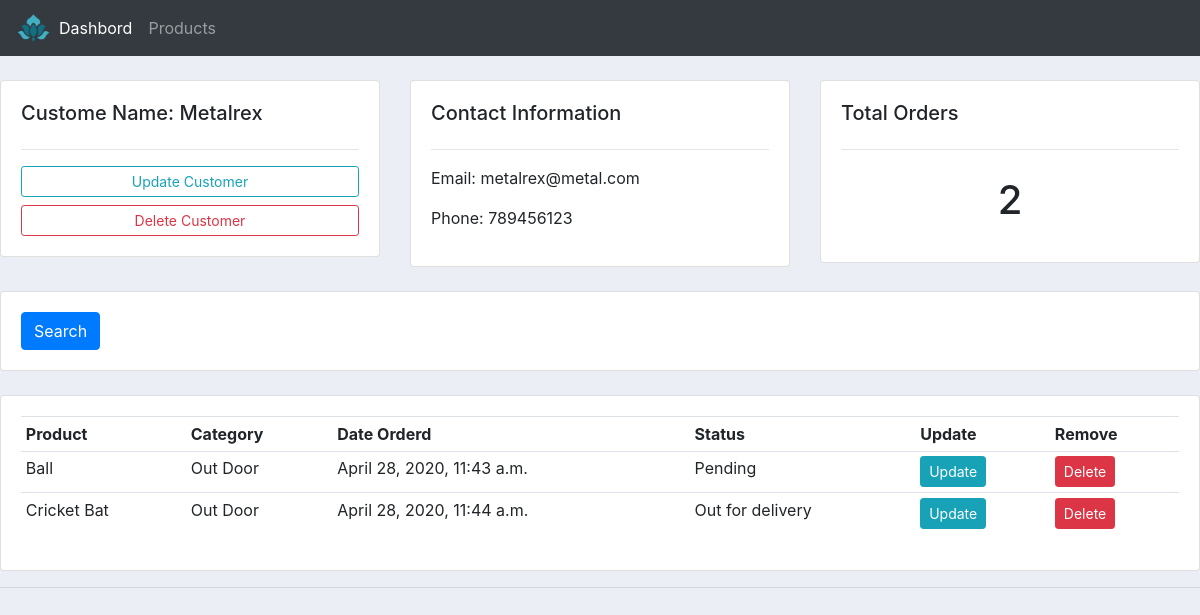
The app's page /customer/2/ with its own data.
### eway/models.py (models this page shows, shortened)
class Customer(models.Model):
	name = models.CharField(max_length = 100,null = True)
	phone = models.CharField(max_length = 10,null = True)
	email = models.EmailField(max_length = 100,null = True)
	date_created = models.DateTimeField(auto_now_add = True,null = True)

class Order(models.Model):
	STATUS = (
			('Pending', 'Pending'),
			('Out for delivery', 'Out for delivery'),
			('Delivered', 'Delivered'),
			)
	customer = models.ForeignKey(Customer, null = True,on_delete= models.SET_NULL)
	product = models.ForeignKey(Product, null = True,on_delete= models.SET_NULL)
	date_created = models.DateTimeField(auto_now_add=True, null=True)
	status = models.CharField(max_length=200, null=True, choices=STATUS)

class Product(models.Model):
	CATEGORY = (
			('Indoor', 'Indoor'),
			('Out Door', 'Out Door'),
			)
	product_name = models.CharField(max_length = 100,null = True)
	price = models.FloatField(null = True)
	category = models.CharField(max_length=200, null=True, choices=CATEGORY)
	description = models.CharField(max_length = 200,null = True)
	date_created =  models.DateTimeField(auto_now_add = True,null = True)
	tags = models.ManyToManyField(Tag)
	def __str__(self):
		return self.product_name

### eway/views.py (the view)
# urls.py: path('customer/<str:pk_test>/',customer,name = 'customer'),
def customer(request,pk_test):
	customer = Customer.objects.get(id=pk_test)
	orders = customer.order_set.all()# Relationship Used
	order_count = orders.count()
	context = {'customer':customer, 'orders':orders, 'order_count':order_count}
	return render(request,'eway/customer.html',context)

### eway/templates/eway/customer.html
{% extends 'eway/index.html' %}
{% block content %}
<br>
<div class="row">
	<div class="col-md">
		<div class="card card-body">
			<h5>Custome Name: {{customer.name}}</h5>
			<hr>
			<a class="btn btn-outline-info  btn-sm btn-block" href="">Update Customer</a>
			<a class="btn btn-outline-danger  btn-sm btn-block" href="">Delete Customer</a>
		</div>
	</div>
	<div class="col-md">
		<div class="card card-body">
			<h5>Contact Information</h5>
			<hr>
			<p>Email: {{customer.email}} </p>
			<p>Phone: {{customer.phone}}</p>
		</div>
	</div>
	<div class="col-md">
		<div class="card card-body">
			<h5>Total Orders</h5>
			<hr>
			<h1 style="text-align: center;padding: 10px">{{order_count}}</h1>
		</div>
	</div>
</div>
<br>
<div class="row">
	<div class="col">
		<div class="card card-body">
			<form method="get">
		    <button class="btn btn-primary" type="submit">Search</button>
		  </form>
		</div>
	</div>
</div>
<br>
<div class="row">
	<div class="col-md">
		<div class="card card-body">
			<table class="table table-sm">
				<tr>
					<th>Product</th>
					<th>Category</th>
					<th>Date Orderd</th>
					<th>Status</th>
					<th>Update</th>
					<th>Remove</th>
				</tr>
				{% for i in orders %}
					<tr>
						<td>{{i.product}}</td>
						<td>{{i.product.category}}</td>
						<td>{{i.date_created}}</td>
						<td>{{i.status}}</td>
						<td><a class="btn btn-sm btn-info" href="{% url 'update_order' i.id %}">Update</a></td>
						<td><a class="btn btn-sm btn-danger"href="{% url 'delete_order' i.id %}">Delete</a></td>
					</tr>
				{% endfor %}
			</table>
		</div>
	</div>
</div>
{% endblock %}

### static/css/main.css (style rules this page uses)
body { background-color: #ebeff5; }

### records on screen
Customer: name "Metalrex", email "metalrex@metal.com", phone "789456123"
Order: product "Ball", product.category "Out Door", date_created "April 28, 2020, 11:43 a.m.", status "Pending"
Order: product "Cricket Bat", product.category "Out Door", date_created "April 28, 2020, 11:44 a.m.", status "Out for delivery"

### other values on screen
{{ order_count }} "2"
